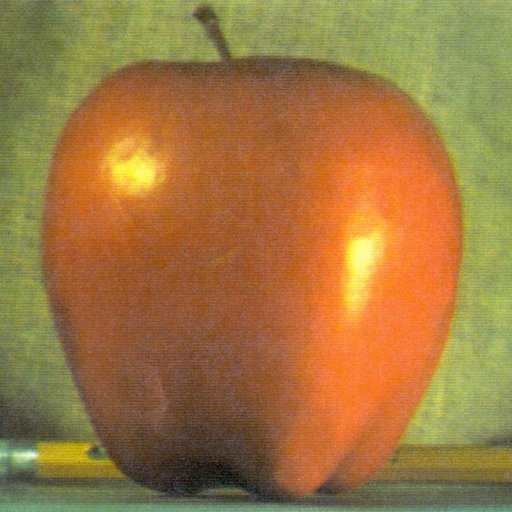
%> input picture vision/Laplacian/apple.png, 512 x 512 px
$ octave Harris_edge_detection.m   (GNU Octave 9; MATLAB toolbox functions it lacks are replaced by stand-ins)
%> lines starting %> are read from the running program, lines starting %| are printed output that depends on the picture
clear all;
close all;


img = imread('apple.png');
%> img is the input picture: size 512x512x3 uint8; mean R, G, B 159.1, 119.7, 64.8
img_gray = double(rgb2gray(img));
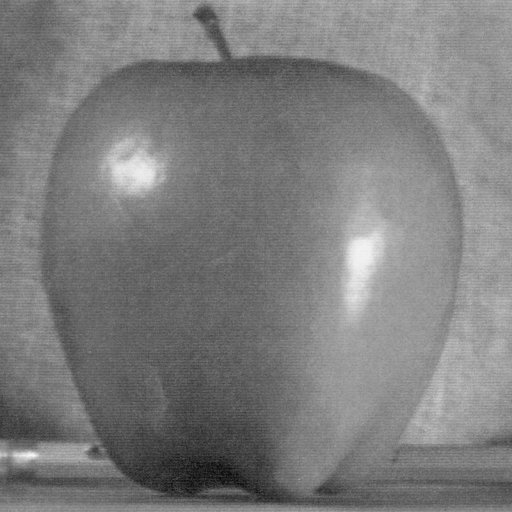
%> img_gray: size 512x512 double; min 7, max 248, mean 125.2

smooth = gauss_blur(img_gray);
[I_x,I_y] = grad2d(smooth);


function [I_x,I_y] = grad2d(img)
	%% compute image gradients in the x direction
	%% convolve the image with the derivative filter from the lecture
	%% using the conv2 function and the 'same' option
	sigma = 1;
        x=-2:2;
        g = 1/(sqrt(2*pi)*sigma)*exp(-x.^2/(2*sigma^2));
        gt=g';

        [dx_filter,dy_filter]=gradient(gt*g);
	I_x = conv2(img,dx_filter,'same');
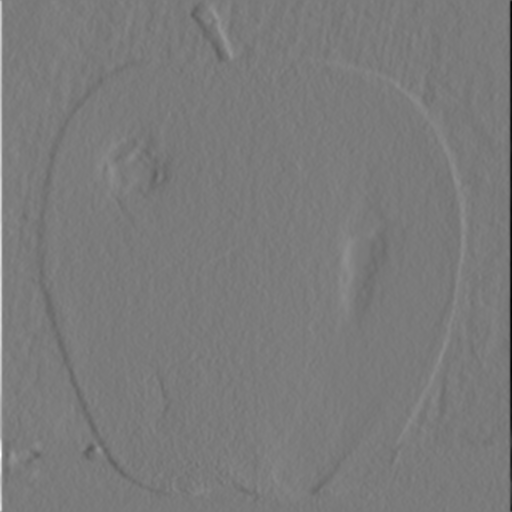
%> I_x: size 512x512 double; min -58.15, max 62.2, mean 0; drawn with min black and max white

	%% compute image gradients in the y direction
	%% convolve the image with the derivative filter from the lecture
	%% using the conv2 function and the 'same' option

	I_y = conv2(img,dy_filter,'same');
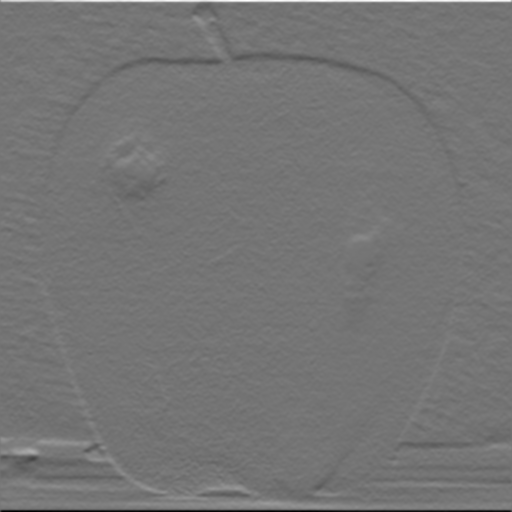
%> I_y: size 512x512 double; min -50.1, max 58.81, mean 0; drawn with min black and max white
end

function smooth = gauss_blur(img)
    %% Since the Gaussian filter is separable in x and y we can perform Gaussian smoothing by
    %% convolving the input image with a 1D Gaussian filter in the x direction then
    %% convolving the output of this operation with the same 1D Gaussian filter in the y direction.

    %% Gaussian filter of size 5
    %% the Gaussian function is defined f(x) = 1/(sqrt(2*pi)*sigma)*exp(-x.^2/(2*sigma))

    sigma = 1;
     x=-2:2;
   g = 1/(sqrt(2*pi)*sigma)*exp(-x.^2/(2*sigma^2));
    gt=g';
    %% using the conv2 function and the 'same' option
    %% convolve the input image with the Gaussian filter in the x
    smooth_x = conv2(img,g,'same');
    %% convolve smooth_x with the transpose of the Gaussian filter
    smooth = conv2(smooth_x,gt,'same');
end

$ run again, with vision/Laplacian/orange.png copied over vision/Laplacian/apple.png
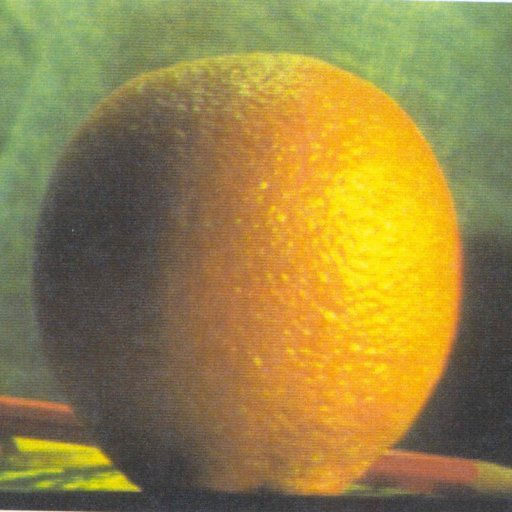
%> input picture vision/Laplacian/orange.png, 512 x 512 px
%> img is the input picture: size 512x512x3 uint8; mean R, G, B 150.2, 131.8, 69.2
%> in grad2d, `I_x = conv2(img,dx_filter,'same');`:
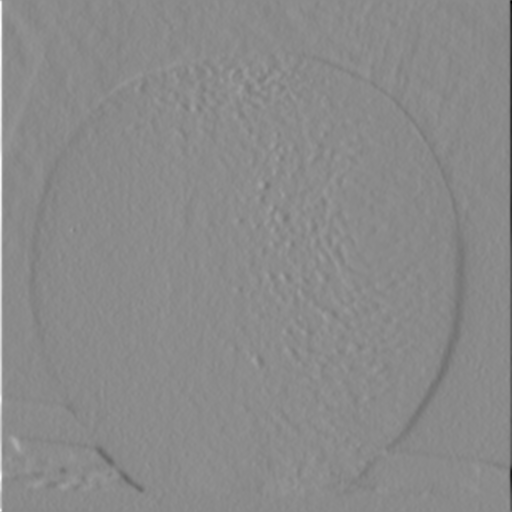
%> I_x: size 512x512 double; min -65.16, max 54.66, mean 0; drawn with min black and max white
%> in grad2d, `I_y = conv2(img,dy_filter,'same');`:
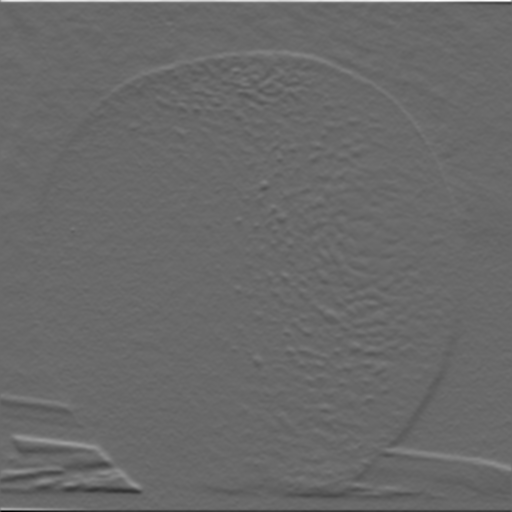
%> I_y: size 512x512 double; min -51.14, max 71.88, mean -0.1; drawn with min black and max white
